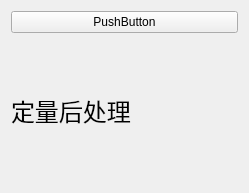
<?xml version="1.0" encoding="UTF-8"?>
<ui version="4.0">
 <class>ExpPostProcessTool</class>
 <widget class="QWidget" name="ExpPostProcessTool">
  <property name="geometry">
   <rect>
    <x>0</x>
    <y>0</y>
    <width>249</width>
    <height>193</height>
   </rect>
  </property>
  <property name="windowTitle">
   <string>Form</string>
  </property>
  <layout class="QVBoxLayout" name="verticalLayout">
   <item>
    <layout class="QHBoxLayout" name="horizontalLayout">
     <item>
      <widget class="QPushButton" name="pushButton">
       <property name="text">
        <string>PushButton</string>
       </property>
      </widget>
     </item>
    </layout>
   </item>
   <item>
    <layout class="QGridLayout" name="gridLayout">
     <item row="0" column="0">
      <widget class="QLabel" name="label">
       <property name="text">
        <string>&lt;html&gt;&lt;head/&gt;&lt;body&gt;&lt;p&gt;&lt;span style=&quot; font-size:18pt;&quot;&gt;定量后处理&lt;/span&gt;&lt;/p&gt;&lt;/body&gt;&lt;/html&gt;</string>
       </property>
      </widget>
     </item>
    </layout>
   </item>
  </layout>
 </widget>
 <resources/>
 <connections/>
</ui>
